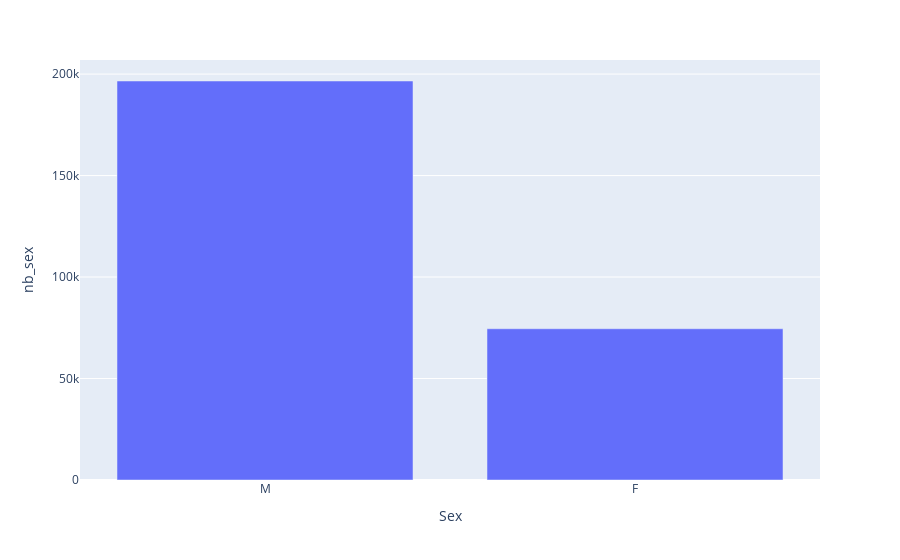

Notebook code cell kept with this figure:
### Code cell
fig = px.bar(df1, x="Sex", y="nb_sex")
fig.layout()
fig

### Figure 1 — Plotly figure (JSON) as saved in the notebook; plotly's stock layout.template omitted (floating-point values rounded to 4 significant figures)
{"data": [{"alignmentgroup": "True", "hovertemplate": "Sex=%{x}<br>nb_sex=%{y}<extra></extra>", "legendgroup": "", "marker": {"color": "#636efa", "pattern": {"shape": ""}}, "name": "", "offsetgroup": "", "orientation": "v", "showlegend": false, "textposition": "auto", "type": "bar", "x": ["M", "F"], "xaxis": "x", "y": [196594, 74522], "yaxis": "y"}], "layout": {"barmode": "relative", "legend": {"tracegroupgap": 0}, "margin": {"t": 60}, "xaxis": {"anchor": "y", "domain": [0, 1], "title": {"text": "Sex"}}, "yaxis": {"anchor": "x", "domain": [0, 1], "title": {"text": "nb_sex"}}}}
